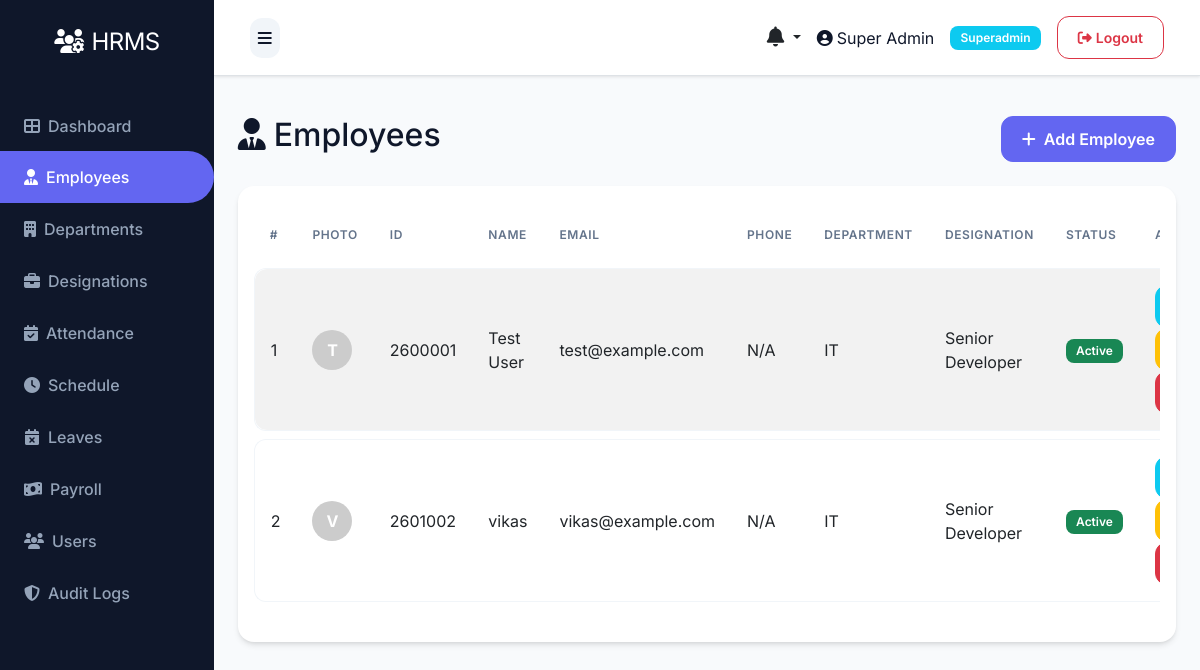
Page /employee/ (signed in) on the committed database.
### models.py (models this page shows, shortened)
class User(UserMixin, db.Model):
    __tablename__ = 'users'
    id = db.Column(db.Integer, primary_key=True)
    role_id = db.Column(db.Integer, db.ForeignKey('roles.id'), nullable=False)
    name = db.Column(db.String(100), nullable=False)
    email = db.Column(db.String(100), unique=True, nullable=False)
    phone = db.Column(db.String(20))
    status = db.Column(db.String(20), default='active')
    password = db.Column(db.String(255), nullable=False)
    remember_token = db.Column(db.String(100))
    email_verified_at = db.Column(db.DateTime)
    created_at = db.Column(db.DateTime, default=datetime.utcnow)
    updated_at = db.Column(db.DateTime, default=datetime.utcnow, onupdate=datetime.utcnow)

class Role(db.Model):
    __tablename__ = 'roles'
    id = db.Column(db.Integer, primary_key=True)
    name = db.Column(db.String(50), unique=True, nullable=False)
    description = db.Column(db.Text)
    created_at = db.Column(db.DateTime, default=datetime.utcnow)
    updated_at = db.Column(db.DateTime, default=datetime.utcnow, onupdate=datetime.utcnow)
    users = db.relationship('User', backref='role', lazy=True)

class Employee(db.Model):
    __tablename__ = 'employees'
    id = db.Column(db.Integer, primary_key=True)
    department_id = db.Column(db.Integer, db.ForeignKey('departments.id'))
    designation_id = db.Column(db.Integer, db.ForeignKey('designations.id'))
    schedule_id = db.Column(db.Integer, db.ForeignKey('schedules.id'))
    firstname = db.Column(db.String(100), nullable=False)
    lastname = db.Column(db.String(100), nullable=False)
    unique_id = db.Column(db.String(50), unique=True)
    email = db.Column(db.String(100), unique=True)
    phone = db.Column(db.String(20))
    address = db.Column(db.Text)
    dob = db.Column(db.Date)
    gender = db.Column(db.String(10))
    religion = db.Column(db.String(50))
    marital = db.Column(db.String(20))
    image = db.Column(db.String(255))  # Store image filename
    aadhar_file = db.Column(db.String(255))
    resume_file = db.Column(db.String(255))
    status = db.Column(db.String(20), default='active')
    created_at = db.Column(db.DateTime, default=datetime.utcnow)
    updated_at = db.Column(db.DateTime, default=datetime.utcnow, onupdate=datetime.utcnow)
    attendances = db.relationship('Attendance', backref='employee', lazy=True, cascade='all, delete-orphan')
    checks = db.relationship('Check', backref='employee', lazy=True, cascade='all, delete-orphan')
    salary = db.relationship('Salary', backref='employee', uselist=False, cascade='all, delete-orphan')
    leaves = db.relationship('Leave', backref='employee', lazy=True, cascade='all, delete-orphan')
    late_times = db.relationship('LateTime', backref='employee', lazy=True, cascade='all, delete-orphan')
    over_times = db.relationship('OverTime', backref='employee', lazy=True, cascade='all, delete-orphan')
    payrolls = db.relationship('Payroll', backref='employee', lazy=True, cascade='all, delete-orphan')
    documents = db.relationship('Document', backref='employee', lazy=True, cascade='all, delete-orphan')
    reviews = db.relationship('PerformanceReview', backref='employee', lazy=True, cascade='all, delete-orphan', foreign_keys='PerformanceReview.employee_id')

class Department(db.Model):
    __tablename__ = 'departments'
    id = db.Column(db.Integer, primary_key=True)
    name = db.Column(db.String(100), nullable=False)
    description = db.Column(db.Text)
    created_at = db.Column(db.DateTime, default=datetime.utcnow)
    updated_at = db.Column(db.DateTime, default=datetime.utcnow, onupdate=datetime.utcnow)
    employees = db.relationship('Employee', backref='department', lazy=True)

class Designation(db.Model):
    __tablename__ = 'designations'
    id = db.Column(db.Integer, primary_key=True)
    name = db.Column(db.String(100), nullable=False)
    description = db.Column(db.Text)
    created_at = db.Column(db.DateTime, default=datetime.utcnow)
    updated_at = db.Column(db.DateTime, default=datetime.utcnow, onupdate=datetime.utcnow)
    employees = db.relationship('Employee', backref='designation', lazy=True)

### routes/employee.py (the view)
@bp.route('/')
@login_required
def index():
    employees = Employee.query.all()
    return render_template('admin/employee/index.html', employees=employees)

### templates/admin/employee/index.html (shortened to what this page needs)
{% extends "base.html" %}
{% block content %}
<div class="d-flex justify-content-between align-items-center mb-4">
    <h2><i class="fas fa-user-tie me-2"></i>Employees</h2>
    <a href="{{ url_for('employee.create') }}" class="btn btn-primary">
        <i class="fas fa-plus me-2"></i>Add Employee
    </a>
</div>
<div class="card">
    <div class="card-body">
        <div class="table-responsive">
            <table class="table table-striped table-hover">
                <thead>
                    <tr>
                        <th>#</th>
                        <th>Photo</th>
                        <th>ID</th>
                        <th>Name</th>
                        <th>Email</th>
                        <th>Phone</th>
                        <th>Department</th>
                        <th>Designation</th>
                        <th>Status</th>
                        <th>Actions</th>
                    </tr>
                </thead>
                <tbody>
                    {% if employees %}
                        {% for employee in employees %}
                        <tr>
                            <td>{{ loop.index }}</td>
                            <td>
                                {% if employee.image %}
                                <img src="{{ url_for('static', filename='uploads/employees/' ~ employee.image) }}" alt="{{ employee.firstname }}" style="width: 40px; height: 40px; border-radius: 50%; object-fit: cover;">
                                {% else %}
                                <div style="width: 40px; height: 40px; border-radius: 50%; background-color: #ccc; display: flex; align-items: center; justify-content: center; color: white; font-weight: bold;">{{ employee.firstname[0]|upper if employee.firstname else 'E' }}</div>
                                {% endif %}
                            </td>
                            <td>{{ employee.unique_id or 'N/A' }}</td>
                            <td>{{ employee.firstname }} {{ employee.lastname }}</td>
                            <td>{{ employee.email or 'N/A' }}</td>
                            <td>{{ employee.phone or 'N/A' }}</td>
                            <td>{{ employee.department.name if employee.department else 'N/A' }}</td>
                            <td>{{ employee.designation.name if employee.designation else 'N/A' }}</td>
                            <td>
                                <span class="badge bg-{{ 'success' if employee.status == 'active' else 'danger' }}">
                                    {{ employee.status|title }}
                                </span>
                            </td>
                            <td>
                                <a href="{{ url_for('employee.show', id=employee.id) }}" class="btn btn-sm btn-info">
                                </a>
                                <a href="{{ url_for('employee.edit', id=employee.id) }}" class="btn btn-sm btn-warning">
                                </a>
                                <form method="POST" action="{{ url_for('employee.delete', id=employee.id) }}" style="display:inline;" onsubmit="return confirm('Are you sure?')">
                                    <button type="submit" class="btn btn-sm btn-danger">
                                    </button>
                                </form>
                            </td>
                        </tr>
                        {% endfor %}
                    {% else %}
                        <tr>
                            <td colspan="9" class="text-center">No employees found</td>
                        </tr>
                    {% endif %}
                </tbody>
            </table>
        </div>
    </div>
</div>
{% endblock %}

### templates/base.html (shortened to what this page needs)
<!DOCTYPE html>
<html lang="en">
<head>
    <link href="https://cdn.jsdelivr.net/npm/bootstrap@5.3.0/dist/css/bootstrap.min.css" rel="stylesheet">
    <link rel="stylesheet" href="https://cdnjs.cloudflare.com/ajax/libs/font-awesome/6.4.0/css/all.min.css">
    <link rel="stylesheet" href="{{ url_for('static', filename='css/style.css') }}">
</head>
<body>
    {% if current_user.is_authenticated %}
    {% set role_name = (current_user.role.name if current_user.role and current_user.role.name else 'employee') %}
    {% set dashboard_map = {
        'superadmin': 'admin.superadmin_dashboard',
        'admin': 'admin.admin_dashboard',
        'hr': 'admin.hr_dashboard',
        'payroll': 'admin.payroll_dashboard',
        'moderator': 'admin.moderator_dashboard',
        'employee': 'user.dashboard'
    } %}
    {% set dashboard_endpoint = dashboard_map.get(role_name, 'user.dashboard') %}
    <div class="d-flex" id="wrapper">
        <div id="sidebar-wrapper">
            <div class="sidebar-heading text-center">
                <i class="fas fa-users-cog me-2"></i>HRMS
            </div>
            <div class="list-group list-group-flush mt-3">
                <a href="{{ url_for(dashboard_endpoint) }}" class="list-group-item list-group-item-action {{ 'active' if request.endpoint == dashboard_endpoint else '' }}">
                    <i class="fas fa-th-large me-2"></i>Dashboard
                </a>
                {% if role_name in ['superadmin', 'hr'] %}
                <a href="{{ url_for('employee.index') }}" class="list-group-item list-group-item-action {{ 'active' if request.endpoint == 'employee.index' else '' }}">
                    <i class="fas fa-user-tie me-2"></i>Employees
                </a>
                <a href="{{ url_for('department.index') }}" class="list-group-item list-group-item-action {{ 'active' if request.endpoint == 'department.index' else '' }}">
                    <i class="fas fa-building me-2"></i>Departments
                </a>
                <a href="{{ url_for('designation.index') }}" class="list-group-item list-group-item-action {{ 'active' if request.endpoint == 'designation.index' else '' }}">
                    <i class="fas fa-briefcase me-2"></i>Designations
                </a>
                {% endif %}
                {% if role_name in ['superadmin', 'hr'] %}
                <a href="{{ url_for('attendance.index') }}" class="list-group-item list-group-item-action {{ 'active' if request.endpoint == 'attendance.index' else '' }}">
                    <i class="fas fa-calendar-check me-2"></i>Attendance
                </a>
                <a href="{{ url_for('schedule.index') }}" class="list-group-item list-group-item-action {{ 'active' if request.endpoint == 'schedule.index' else '' }}">
                    <i class="fas fa-clock me-2"></i>Schedule
                </a>
                {% endif %}
                {% if role_name in ['superadmin', 'hr'] %}
                <a href="{{ url_for('leave.index') }}" class="list-group-item list-group-item-action {{ 'active' if request.endpoint == 'leave.index' else '' }}">
                    <i class="fas fa-calendar-times me-2"></i>Leaves
                </a>
                {% endif %}
                {% if role_name in ['superadmin', 'hr'] %}
                <a href="{{ url_for('payroll.index') }}" class="list-group-item list-group-item-action {{ 'active' if request.endpoint == 'payroll.index' else '' }}">
                    <i class="fas fa-money-bill-wave me-2"></i>Payroll
                </a>
                {% endif %}
                {% if role_name == 'superadmin' %}
                <a href="{{ url_for('user.index') }}" class="list-group-item list-group-item-action {{ 'active' if request.endpoint == 'user.index' else '' }}">
                    <i class="fas fa-users me-2"></i>Users
                </a>
                <a href="{{ url_for('admin.audit_logs') }}" class="list-group-item list-group-item-action {{ 'active' if request.endpoint == 'admin.audit_logs' else '' }}">
                    <i class="fas fa-shield-alt me-2"></i>Audit Logs
                </a>
                {% endif %}
            </div>
        </div>
        <div id="page-content-wrapper" class="w-100">
            <nav class="navbar navbar-expand-lg navbar-light bg-light border-bottom">
                <div class="container-fluid">
                    <button class="btn btn-primary" id="menu-toggle">
                        <i class="fas fa-bars"></i>
                    </button>
                    <div class="ms-auto d-flex align-items-center">
                        <div class="dropdown me-3">
                            <a class="nav-link dropdown-toggle position-relative text-dark" href="#" id="notificationsDropdown" role="button" data-bs-toggle="dropdown" aria-expanded="false">
                                <i class="fas fa-bell fs-5"></i>
                            </a>
                        </div>
                        <span class="me-3">
                            <i class="fas fa-user-circle me-1"></i>{{ current_user.name }}
                        </span>
                        <span class="badge bg-info me-3">{{ role_name|title }}</span>
                        <a href="{{ url_for('auth.logout') }}" class="btn btn-outline-danger btn-sm">
                            <i class="fas fa-sign-out-alt me-1"></i>Logout
                        </a>
                    </div>
                </div>
            </nav>
            <div class="container-fluid p-4">
                {% block content %}{% endblock %}
            </div>
        </div>
    </div>
    {% endif %}
</body>
</html>

### rows in the picture
User: name "Super Admin"
Role: name "Superadmin"
Employee: firstname "T", unique "2600001", firstname "Test", lastname "User", email "test@example.com", phone "N/A", department "IT", designation "Senior Developer", status "Active"
Employee: firstname "V", unique "2601002", firstname "vikas", email "vikas@example.com", phone "N/A", department "IT", designation "Senior Developer", status "Active"
